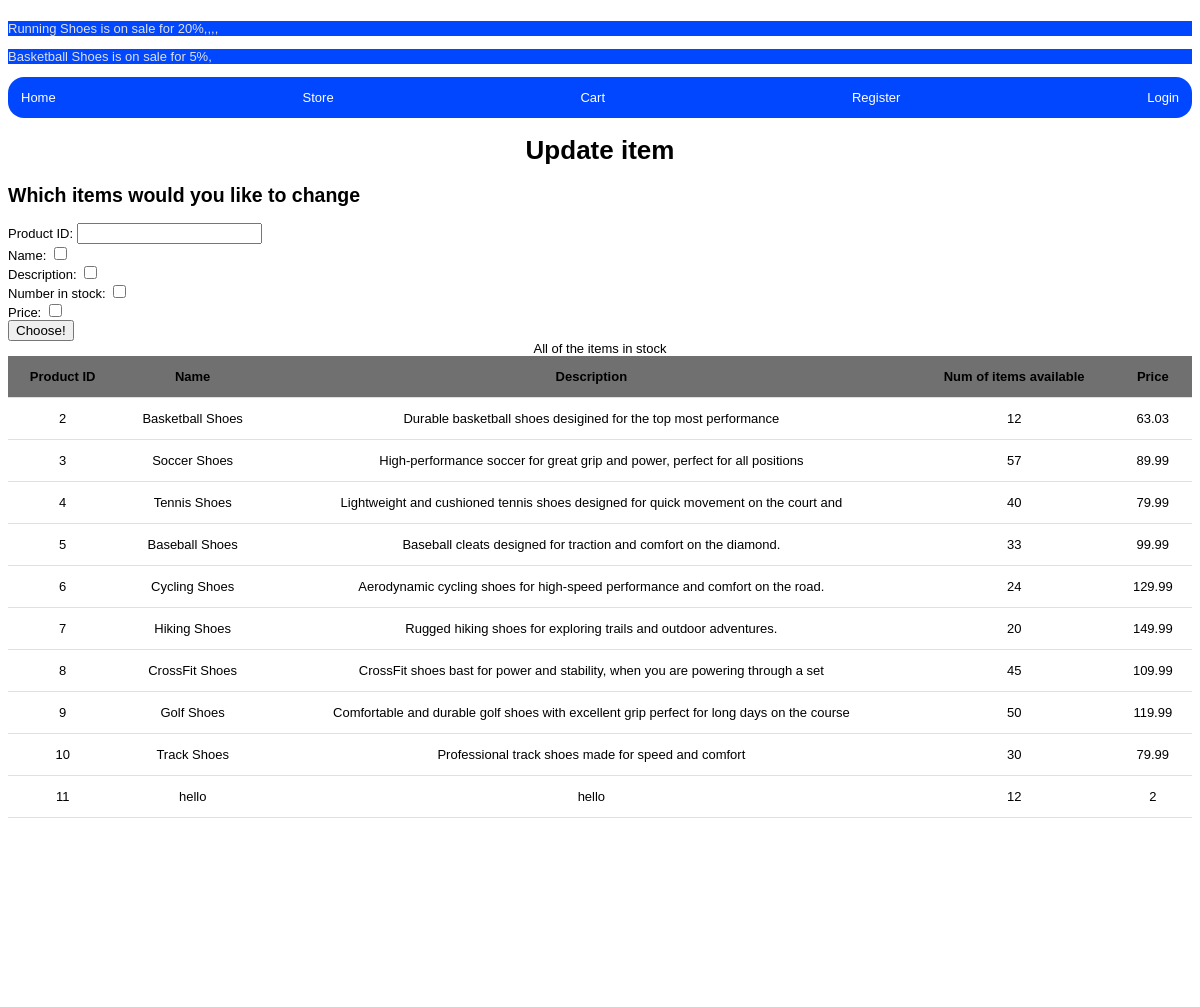
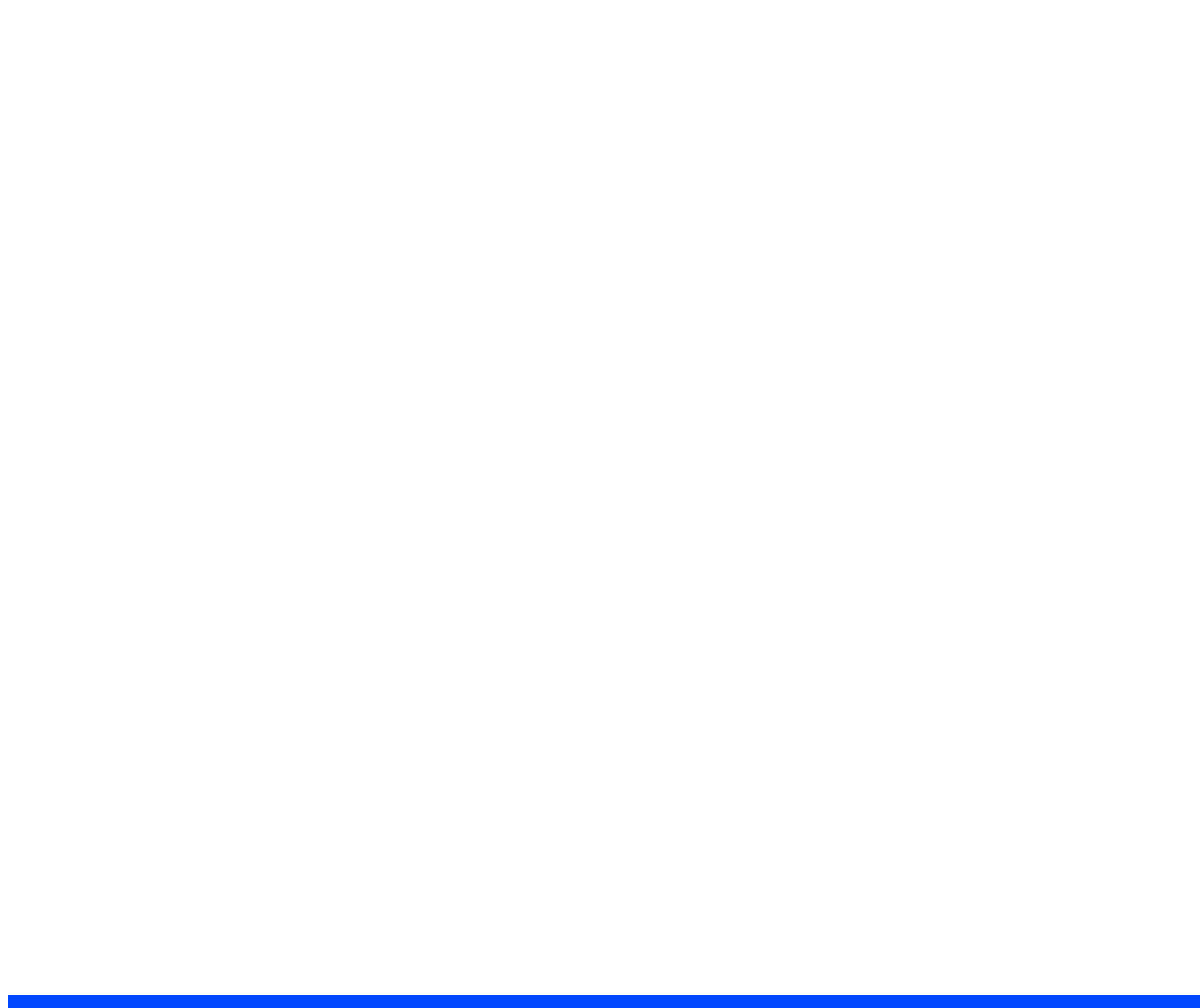
/update_item, run on the app's committed database (2 pictures, top to bottom).
### tables this page shows
CREATE TABLE stock
(
    prod_id INTEGER PRIMARY KEY AUTOINCREMENT,
    name TEXT,
    desc TEXT,
    num_available INTEGER,
    price DECIMAL,
    image_filename TEXT
);

### app.py (the view, shortened to what this page needs)
@app.route("/update_item", methods=["GET", "POST"])
def update_item():
    global sale
    form = UpdateItem()
    form2 = Update2()
    check = False
    prod_id_check = None
    message = ""
    name_check = False
    desc_check = False
    num_available_check = False
    price_check = False
    prod_id = None
    db= get_db()
    items = db.execute("""SELECT *
                       FROM stock""").fetchall()
    return render_template("update_item.html", title="Update item", prod_id=prod_id, check=check, name_check=name_check, desc_check=desc_check, num_available_check=num_available_check,
                        price_check=price_check, form=form, form2=form2, message=message, items=items, sale=sale)

### forms.py
class UpdateItem(FlaskForm):
    prod_id = IntegerField("Product ID:", validators=[InputRequired()])
    name_check = BooleanField("Name:")
    desc_check = BooleanField("Description:")
    num_available_check = BooleanField("Number in stock:")
    price_check = BooleanField("Price:")
    submit = SubmitField("Choose!")

class Update2(FlaskForm):
    name = StringField("New Name:")
    desc = StringField("New Description:")
    num_available = IntegerField("Number of items in stock:")
    price = DecimalField("Price:")
    submit = SubmitField("Add!")

### app.py (called while the page is built)
@app.before_request
def load_logged_in_user():
    g.user_id = session.get("user_id", None)

@app.before_request
def is_admin():
    if g.user_id == "admin":
        g.is_admin = True

### database.py (called while the page is built)
def get_db():
    if "db" not in g:
        g.db = sqlite3.connect(DATABASE,
                               detect_types=sqlite3.PARSE_DECLTYPES
                               )
        g.db.row_factory = sqlite3.Row
    return g.db

### templates/update_item.html (shortened to what this page needs)
{% extends "base.html" %}
{% block main_content %}
    <form action="" method="post" novalidate>
        <h2>Which items would you like to change</h2>
        {{ form.prod_id.label }}
        {{ form.prod_id }}
        <br />
        {{form.name_check.label}} {{form.name_check()}}
        <br />
        {{ form.desc_check.label }} {{form.desc_check()}}
        <br />
        {{ form.num_available_check.label}} {{form.num_available_check()}}
        <br />
        {{ form.price_check.label }} {{ form.price_check() }}
        <br />
        {{ form.submit() }}
    </form>
    {% if items %}
    <div class="table-container">
        <table>
            <caption>All of the items in stock</caption>
            <tr>
                <th scope="col">Product ID</th>
                <th scope="col">Name</th>
                <th scope="col">Description</th>
                <th scope="col">Num of items available</th>
                <th scope="col">Price</th>
            </tr>
            {% for item in items %}
            <tr>
                <td>{{ item["prod_id"] }}</td>
                <td>{{ item["name"] }}</td>
                <td>{{ item["desc"] }}</td>
                <td>{{ item["num_available"] }}</td>
                <td>{{ item["price"] }}</td>
            </tr>
            {% endfor %}
        </table>
    </div>
    {% endif %}
{% endblock %}

### static/styles.css (style rules this page uses)
* { font-family: Echotopia, Arial, Helvetica, sans-serif; }
html { --main-color: #707070; --main-bgcolor: #E0E0E0; --second-bgcolor: #FFFFFF; --second-color: #0047FF; }
html { display:flex; flex-direction: column; flex-wrap: wrap; background-color: var(--second-bgcolor); font-size: small; row-gap: normal; column-gap: normal; justify-content: space-evenly; }
table { width: 100%; border-collapse: collapse; margin-bottom: 5em; }
th, td { padding: 1em; border-bottom: 1px solid var(--main-bgcolor); text-align: center; }
th { background-color: var(--main-color); position: sticky; top: 0; }

### data on the page
stock: prod_id "2", name "Basketball Shoes", desc "Durable basketball shoes desigined for the top most performance", num_available "12", price "63.03"
stock: prod_id "3", name "Soccer Shoes", desc "High-performance soccer for great grip and power, perfect for all positions", num_available "57", price "89.99"
stock: prod_id "4", name "Tennis Shoes", desc "Lightweight and cushioned tennis shoes designed for quick movement on the court and", num_available "40", price "79.99"
stock: prod_id "5", name "Baseball Shoes", desc "Baseball cleats designed for traction and comfort on the diamond.", num_available "33", price "99.99"
stock: prod_id "6", name "Cycling Shoes", desc "Aerodynamic cycling shoes for high-speed performance and comfort on the road.", num_available "24", price "129.99"
stock: prod_id "7", name "Hiking Shoes", desc "Rugged hiking shoes for exploring trails and outdoor adventures.", num_available "20", price "149.99"
stock: prod_id "8", name "CrossFit Shoes", desc "CrossFit shoes bast for power and stability, when you are powering through a set", num_available "45", price "109.99"
stock: prod_id "9", name "Golf Shoes", desc "Comfortable and durable golf shoes with excellent grip perfect for long days on the course", num_available "50", price "119.99"
stock: prod_id "10", name "Track Shoes", desc "Professional track shoes made for speed and comfort", num_available "30", price "79.99"
stock: prod_id "11", name "hello", desc "hello", num_available "12", price "2"

### other printed values
{{ item }} "Running Shoes is on sale for 20%,,,," "Basketball Shoes is on sale for 5%,"
{{ title }} "Update item"
